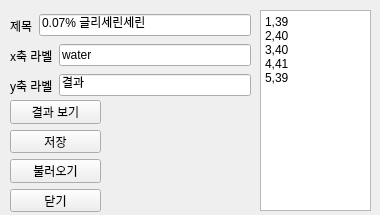
<?xml version="1.0" encoding="UTF-8"?>
<ui version="4.0">
 <class>MainWindow</class>
 <widget class="QMainWindow" name="MainWindow">
  <property name="geometry">
   <rect>
    <x>0</x>
    <y>0</y>
    <width>380</width>
    <height>215</height>
   </rect>
  </property>
  <property name="windowTitle">
   <string>과제그래프</string>
  </property>
  <widget class="QWidget" name="centralwidget">
   <widget class="QWidget" name="horizontalLayoutWidget_2">
    <property name="geometry">
     <rect>
      <x>10</x>
      <y>10</y>
      <width>241</width>
      <height>31</height>
     </rect>
    </property>
    <layout class="QHBoxLayout" name="horizontalLayout_2">
     <item>
      <widget class="QLabel" name="label_2">
       <property name="text">
        <string>제목</string>
       </property>
      </widget>
     </item>
     <item>
      <widget class="QLineEdit" name="lineEdit_3">
       <property name="text">
        <string>0.07% 글리세린세린</string>
       </property>
      </widget>
     </item>
    </layout>
   </widget>
   <widget class="QWidget" name="horizontalLayoutWidget_3">
    <property name="geometry">
     <rect>
      <x>10</x>
      <y>40</y>
      <width>241</width>
      <height>31</height>
     </rect>
    </property>
    <layout class="QHBoxLayout" name="horizontalLayout_3">
     <item>
      <widget class="QLabel" name="label_3">
       <property name="text">
        <string>x축 라벨</string>
       </property>
      </widget>
     </item>
     <item>
      <widget class="QLineEdit" name="lineEdit">
       <property name="text">
        <string>water</string>
       </property>
      </widget>
     </item>
    </layout>
   </widget>
   <widget class="QWidget" name="horizontalLayoutWidget_4">
    <property name="geometry">
     <rect>
      <x>10</x>
      <y>70</y>
      <width>241</width>
      <height>31</height>
     </rect>
    </property>
    <layout class="QHBoxLayout" name="horizontalLayout_4">
     <item>
      <widget class="QLabel" name="label_4">
       <property name="text">
        <string>y축 라벨</string>
       </property>
      </widget>
     </item>
     <item>
      <widget class="QLineEdit" name="lineEdit_2">
       <property name="text">
        <string>결과</string>
       </property>
      </widget>
     </item>
    </layout>
   </widget>
   <widget class="QWidget" name="verticalLayoutWidget">
    <property name="geometry">
     <rect>
      <x>10</x>
      <y>100</y>
      <width>91</width>
      <height>112</height>
     </rect>
    </property>
    <layout class="QVBoxLayout" name="verticalLayout">
     <item>
      <widget class="QPushButton" name="pushButton_2">
       <property name="text">
        <string>결과 보기</string>
       </property>
      </widget>
     </item>
     <item>
      <widget class="QPushButton" name="pushButton_3">
       <property name="text">
        <string>저장</string>
       </property>
      </widget>
     </item>
     <item>
      <widget class="QPushButton" name="pushButton_4">
       <property name="text">
        <string>불러오기</string>
       </property>
      </widget>
     </item>
     <item>
      <widget class="QPushButton" name="pushButton">
       <property name="text">
        <string>닫기</string>
       </property>
      </widget>
     </item>
    </layout>
   </widget>
   <widget class="QPlainTextEdit" name="plainTextEdit">
    <property name="geometry">
     <rect>
      <x>260</x>
      <y>10</y>
      <width>111</width>
      <height>201</height>
     </rect>
    </property>
    <property name="plainText">
     <string>1,39
2,40
3,40
4,41
5,39</string>
    </property>
   </widget>
  </widget>
  <action name="actionzzzz">
   <property name="text">
    <string>zzzz</string>
   </property>
  </action>
  <action name="actionsdfsdf">
   <property name="text">
    <string>sdfsdf</string>
   </property>
  </action>
 </widget>
 <resources/>
 <connections/>
</ui>
